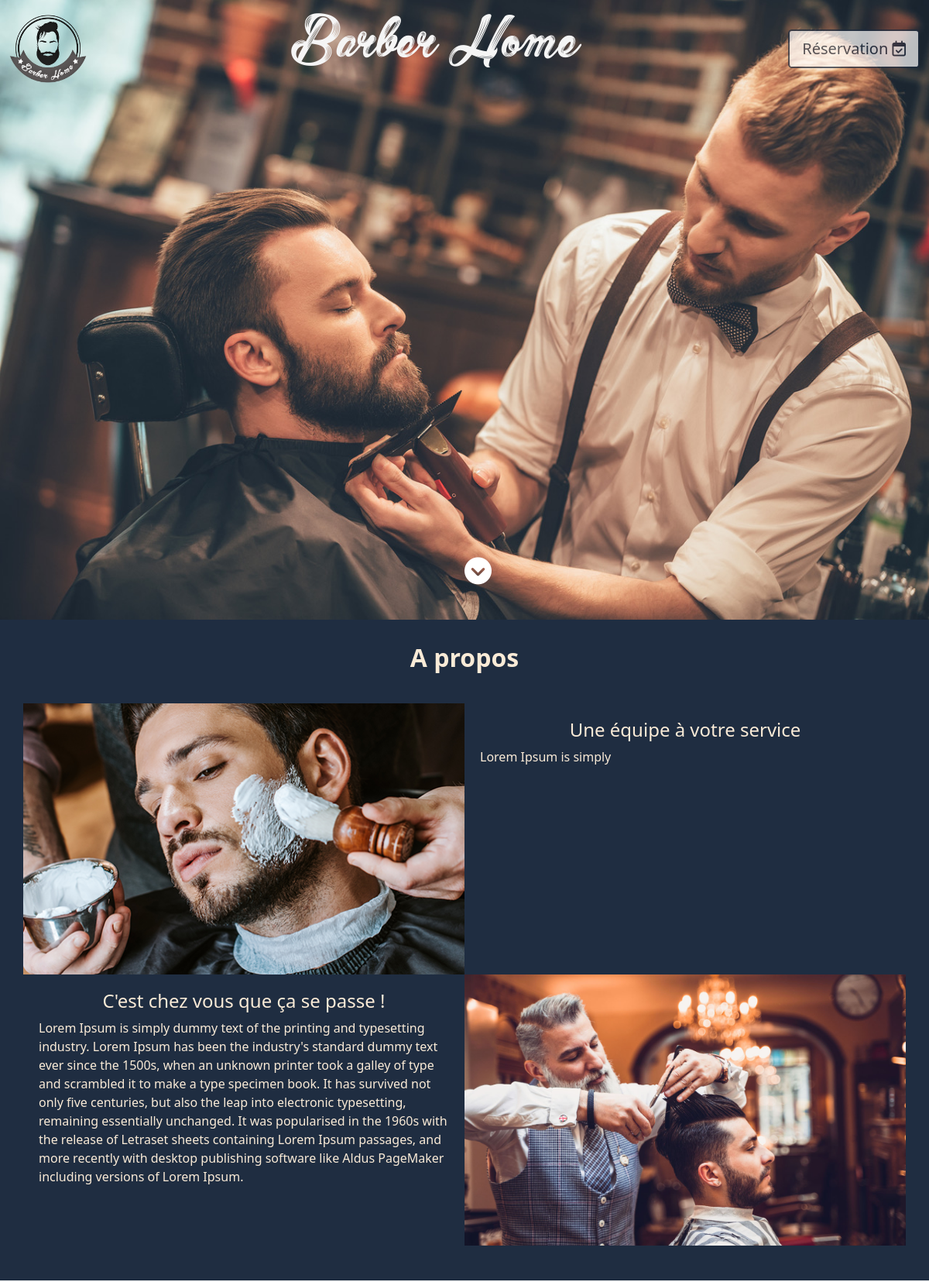
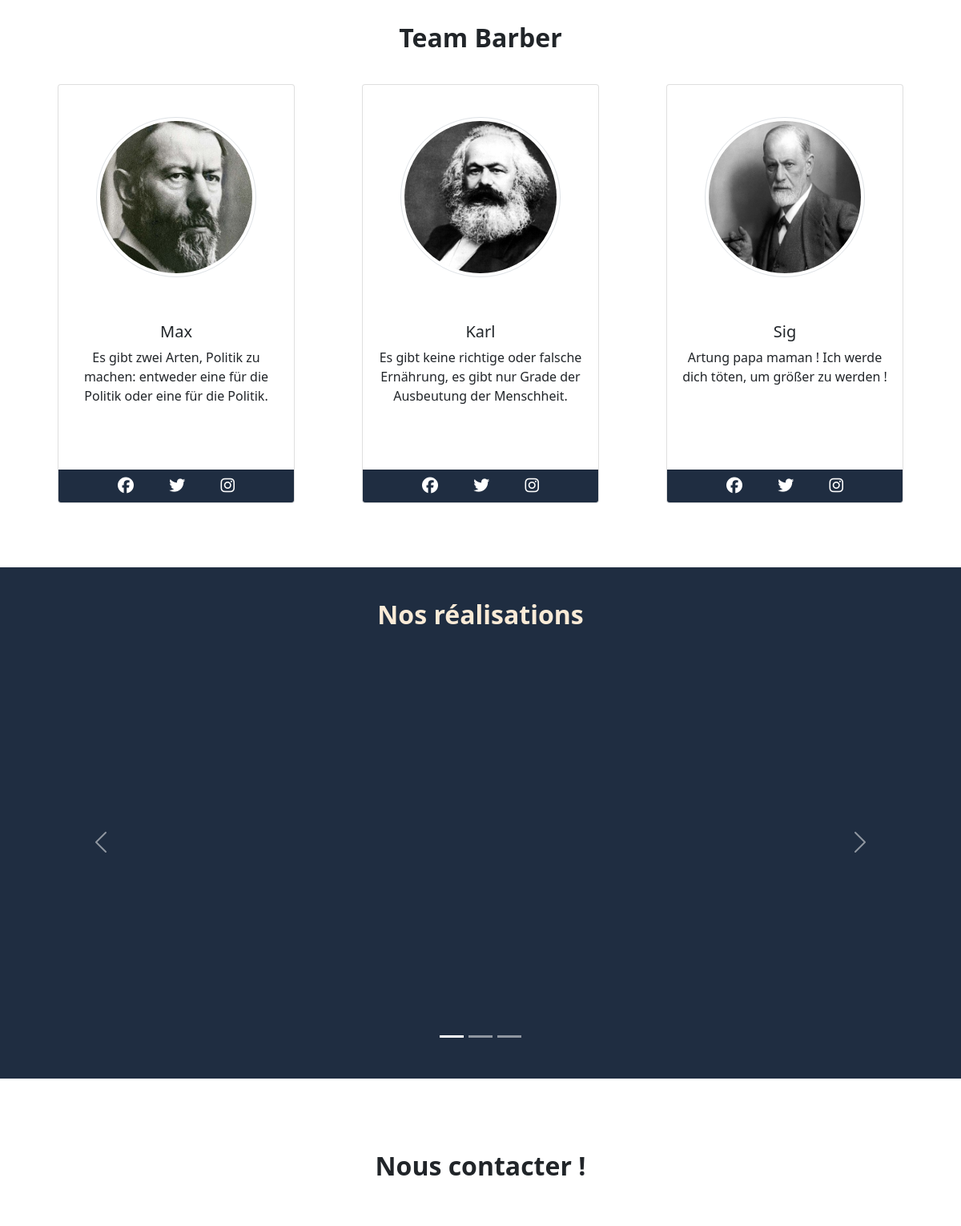
Page /content/index.php (upper part) on the committed database (2 pictures, top to bottom).
### tables this page shows
CREATE TABLE `section_nav` (
  `id` int(11) NOT NULL AUTO_INCREMENT,
  `item_logo` varchar(255) DEFAULT NULL,
  `item_1` varchar(255) DEFAULT NULL,
  `item_2` varchar(255) DEFAULT NULL,
  `item_3` varchar(255) DEFAULT NULL,
  `item_4` varchar(255) DEFAULT NULL,
  `title` varchar(50) DEFAULT NULL,
  `calendly` longblob DEFAULT NULL,
  PRIMARY KEY (`id`)
);

CREATE TABLE `section_apropos` (
  `id` int(11) NOT NULL AUTO_INCREMENT,
  `title` varchar(255) NOT NULL,
  `first_image` varchar(255) NOT NULL,
  `first_text` text NOT NULL,
  `second_image` varchar(255) NOT NULL,
  `second_text` text NOT NULL,
  `title_text_1` varchar(255) NOT NULL,
  `title_text_2` varchar(255) NOT NULL,
  PRIMARY KEY (`id`)
);

CREATE TABLE `section_team` (
  `photo_member` varchar(255) NOT NULL,
  `name_member` varchar(255) NOT NULL,
  `text_member` text NOT NULL,
  `facebook_member` varchar(255) NOT NULL,
  `twitter_member` varchar(255) NOT NULL,
  `insta_member` varchar(255) NOT NULL,
  `id` int(11) NOT NULL AUTO_INCREMENT,
  PRIMARY KEY (`id`)
);

### content/sql/DbConnect.php (called while the page is built, shortened)
<?php
class DbConnect {
    private $host = "mariadb";
    private $dbName = "niwee";
    private $user = "nKqRbHRcUsUYkX9FapA4HLYQ";
    private $password = "a7Hxy865CBydz9kUBM2tXGkF";
    public function __construct(){
        try{
            $this->_pdo = new \PDO('mysql:host='.$this->host.';dbname='.$this->dbName.';',$this->user,$this->password);
        }catch(\PDOException $e){
            echo 'conexion database error : '. $e->getMessage();
        }
    }
}

### content/sql/Sql.php (called while the page is built, shortened)
<?php
require_once 'DbConnect.php';
class Sql extends DbConnect
{
  public function getNav()
  {
    $request = $this->_pdo->query('SELECT * FROM section_nav');
    $request->execute();
    $navBar = $request->fetchAll();
    if(!empty($navBar)){
    return $navBar[0];
    }else{
    return $navBar;
    }
  }
  public function getSectionApropos()
  {
    $request = $this->_pdo->query('SELECT * FROM section_apropos');
    $request->execute();
    $Apropos = $request->fetchAll();
    if(!empty($Apropos)){
    return $Apropos[0];
    }else{
    return $Apropos;
    }
  }
  public function getSectionTeam()
  {
    $request = $this->_pdo->query('SELECT * FROM section_team');
    $request->execute();
    $teamCard = $request->fetchAll();
    return $teamCard;
  }
}

### content/index.php (the view, shortened to what this page needs)
<?php
require_once 'sql/Sql.php';
$sql = new Sql;
$navBar = $sql->getNav();
$Apropos = $sql->getSectionApropos();
$teamCard = $sql->getSectionTeam();
?>
<!DOCTYPE html>
<html lang="fr">
<head>
  <link href="https://cdn.jsdelivr.net/npm/bootstrap@5.0.1/dist/css/bootstrap.min.css" rel="stylesheet">
  <link rel="stylesheet" href="https://cdnjs.cloudflare.com/ajax/libs/font-awesome/4.7.0/css/font-awesome.min.css">
  <link rel="stylesheet" href="assets/css/style.css">
  <link rel="stylesheet" href="assets/fonts/Barber Street.ttf">
</head>
<body>
  <header class="container-fluid backgroundHead">
  <?php require_once 'template/header.php'; ?>
  <a id="arrow" href="#apropos" class="fas fa-chevron-circle-down"></a>
  </header>
  <section>
    <div id="apropos" class="bandeau">
      <h2><?php echo $Apropos['title']; ?></h2>
      <div class="container ">
        <div class="row">
          <div class="col-md-6 col-sm-12 img1 ">
          </div>
          <div class="col-md-6 col-sm-12 padding20RL">
            <h4><?php echo $Apropos['title_text_1']; ?></h4>
            <p><?php echo $Apropos['first_text']; ?>
            </p>
          </div>
        </div>
        <div class="row sec-container-reverse">
          <div class="col-md-6 col-sm-12 padding20RL">
            <h4><?php echo $Apropos['title_text_2']; ?></h4>
            <p><?php echo $Apropos['second_text']; ?>
            </p>
          </div>
          <div class="col-md-6 col-sm-12 img2  ">
          </div>
        </div>
      </div>
    </div>
  </section>
  <section id="teamBarber">
    <h2>Team Barber</h2>
    <div class="container">
      <div class="row">
        <?php for ($i = 0; $i < count($teamCard); $i++): ?>
          <div class="col-lg-4">
            <div class="card">
              <img src="assets/img/<?php echo $teamCard[$i]['photo_member']; ?>.jpg" class="rounded-circle img-thumbnail " alt="profilePhoto" >
              <div class="card-body">
                <h5 class="card-title text-center"><?php echo $teamCard[$i]['name_member']; ?></h5>
                <p class="card-text text-center"><?php echo $teamCard[$i]['text_member']; ?></p>
              </div>
              <div class="card-footer">
                <div class="social">
                  <a href="https://www.facebook.com/" target="_blank"><i class="fa fa-facebook-official"></i></a>
                  <a href="https://twitter.com/?lang=fr" target="_blank"><i class="fa fa-twitter"></i></a>
                  <a href="https://www.instagram.com/?hl=fr" target="_blank"><i class="fa fa-instagram"></i></a>
                </div>
              </div>
            </div>
          </div>
        <?php endfor; ?>
      </div>
    </div>
  </section>
  <section class="bandeau-carousel" id="nosRealisations">
    <h2>Nos réalisations </h2>
    <div class="container ">
      <div id="carousel" class="carousel slide" data-bs-ride="carousel">
        <div class="carousel-indicators">
          <button type="button" data-bs-target="#carousel" data-bs-slide-to="0" class="active" aria-current="true" aria-label="Slide 1"></button>
          <button type="button" data-bs-target="#carousel" data-bs-slide-to="1" aria-label="Slide 2"></button>
          <button type="button" data-bs-target="#carousel" data-bs-slide-to="2" aria-label="Slide 3"></button>
        </div>
        <div class="carousel-inner">
          <div class="carousel-item active">
            <img src="assets/img/test1final.jpg" alt="première image Carrousel">
          </div>
        </div>
        <button class="carousel-control-prev" type="button" data-bs-target="#carousel" data-bs-slide="prev">
          <span class="carousel-control-prev-icon" aria-hidden="true"></span>
        </button>
        <button class="carousel-control-next" type="button" data-bs-target="#carousel" data-bs-slide="next">
          <span class="carousel-control-next-icon" aria-hidden="true"></span>
        </button>
      </div>
    </div>
  </section>
  <section id="contact">
    <?php require_once('form/contact.php'); ?>
  </section>
  <link href="https://assets.calendly.com/assets/external/widget.css" rel="stylesheet">
</body>
</html>

### content/template/header.php (shortened to what this page needs)
<nav class="navbar navbar-expand-lg  navbar-light justify-content-center fixed-top">
  <div class="container-fluid">
    <a class="navbar-brand mx-auto "  href="#"> <img src="assets/img/<?php echo $navBar['item_logo']; ?>.png" alt="" width="100" height="100" class="logo d-inline-block"></a>
    <div class="collapse navbar-collapse " id="navbarSupportedContent">
      <ul class="navbar-nav mx-auto   navbar-light ">
        <h1 class="title"><?php echo $navBar['title']; ?></h1>
      </ul>
    </div>
    <button id="calendly-btn" class="btn-lg btn-outline-light mx-auto" type="submit">Réservation <i class="far fa-calendar-check"></i></button>
  </div>
</nav>

### content/assets/css/style.css (style rules this page uses)
html { padding: 0px; margin: 0px; }
.padding20RL { padding: 0 20px; }
.backgroundHead { position: relative; background: url('/assets/img/background.jpeg'); height: 100vh; background-position: center center; background-repeat: no-repeat; background-size: cover; }
section { margin: 0 0 30px 0; }
h1 { text-align: center; font-family: "Barber Street"; font-weight: 100; font-size: 80px; color: whitesmoke; }
h2 { font-weight: bolder; text-align: center; }
.bandeau h2 { margin-bottom: 40px; }
.bandeau { text-align: center; padding: 30px 25px 45px 25px; margin: 0 0 30px 0; background-color: #1F2D41; color: antiquewhite; }
.btn-lg { background-color: #ffffff; color: #1F2D41; border: 2px solid #1F2D41; opacity: 70%; }
.logo { color: black; }
.navbar { transition: 1s; }
#arrow { position: absolute; top: 90%; left: 50%; font-size: 35px; text-decoration: none; color: #ffffff; }
#apropos h4 { padding-top: 20px; text-align: center; color: antiquewhite; }
#apropos p { text-align: left !important; color: antiquewhite; }
#teamBarber .card-body { height: 200px; }
#teamBarber .card img { height: 200px; width: 200px; margin: 40px auto 40px; }
#teamBarber .social a { margin: 0 10px; display: inline-block; }
#teamBarber .social { margin: 0px auto; }
#teamBarber .card { margin: 30px 30px 50px 30px; text-align: center; }
#teamBarber .card i { font-size: 20px; color: white; padding: 0 10px; }
#teamBarber .card-footer { background-color: #1F2D41; }
.bandeau-carousel { text-align: center; padding: 40px 0 70px 0; background-color: #1F2D41; color: antiquewhite; }
.bandeau-carousel h2 { margin-bottom: 40px; }
.carousel-inner img { height: 450px; object-fit: cover; width: 100%; }
.carousel-indicators { bottom: -45px; }
#contact { padding: 30px 0; }
@media (min-width: 801px) and (max-width: 1399px) { .backgroundHead { background-position: 20% center; } }

### rows in the picture
section_nav: item_logo (picture), title "Barber Home"
section_apropos: title "A propos", title_text_1 "Une équipe à votre service", first_text "Lorem Ipsum is simply", title_text_2 "C'est chez vous que ça se passe !", second_text "Lorem Ipsum is simply dummy text of the printing and typesetting industry. Lorem Ipsum has been the industry's standard dummy text ever since the 1500s, when an unknown printer took a galley of type and scrambled it to make a type specimen book. It has survived not only five centuries, but also the leap into electronic typesetting, remaining essentially unchanged. It was popularised in the 1960s with the release of Letraset sheets containing Lorem Ipsum passages, and more recently with desktop publishing software like Aldus PageMaker including versions of Lorem Ipsum."
section_team: photo_member (picture), name_member "Max", text_member "Es gibt zwei Arten, Politik zu machen: entweder eine für die Politik oder eine für die Politik."
section_team: photo_member (picture), name_member "Karl", text_member "Es gibt keine richtige oder falsche Ernährung, es gibt nur Grade der Ausbeutung der Menschheit."
section_team: photo_member (picture), name_member "Sig", text_member "Artung papa maman ! Ich werde dich töten, um größer zu werden !"
